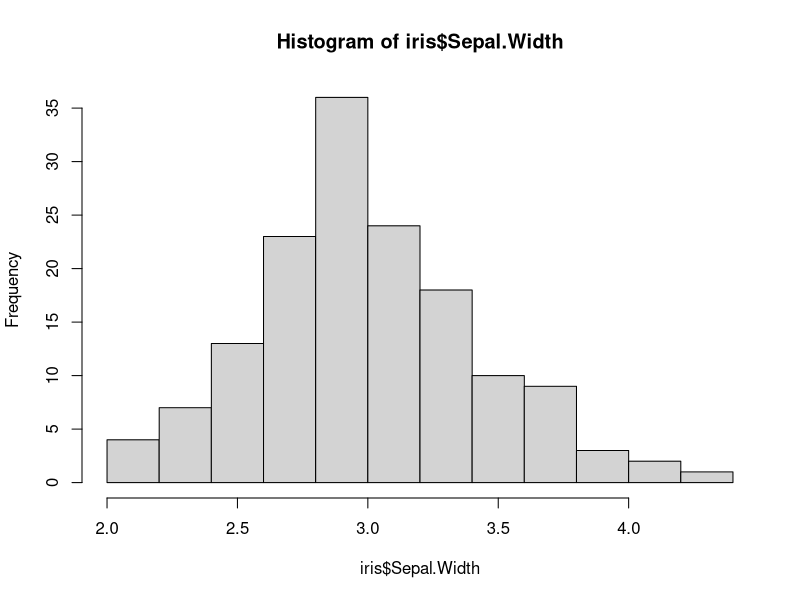
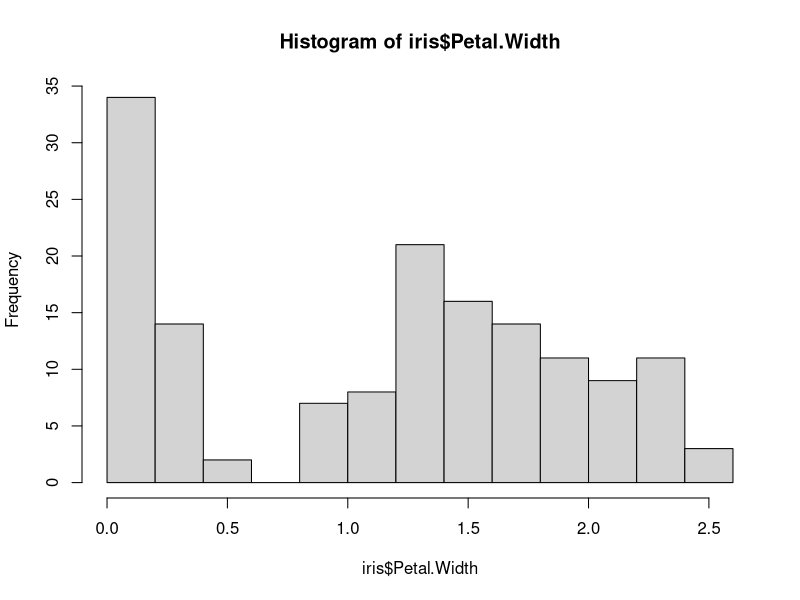
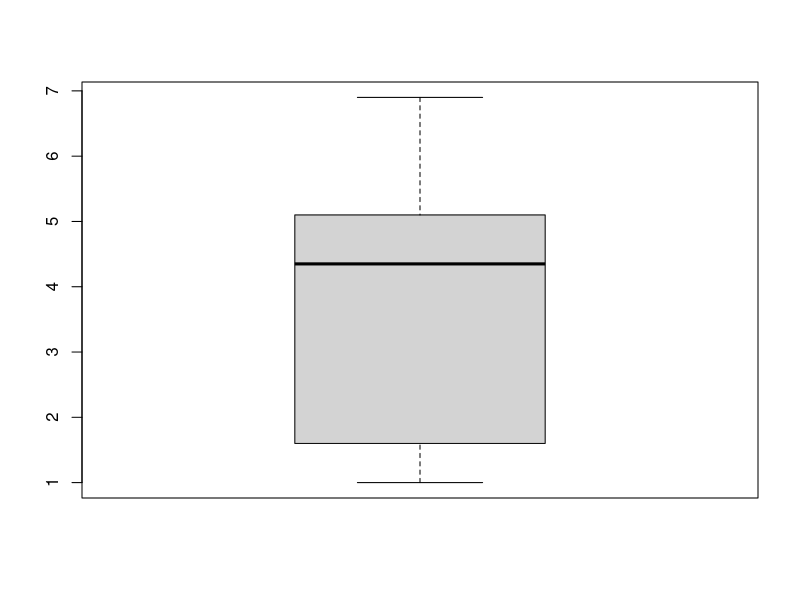
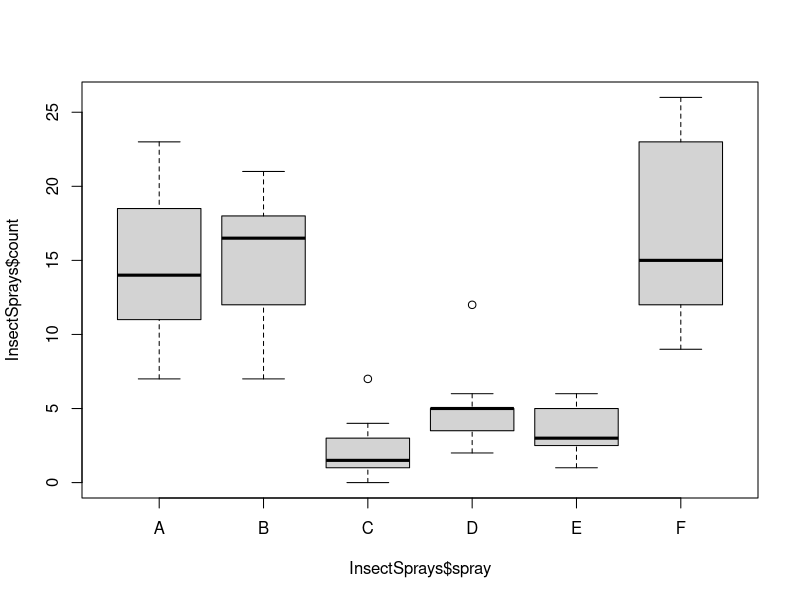
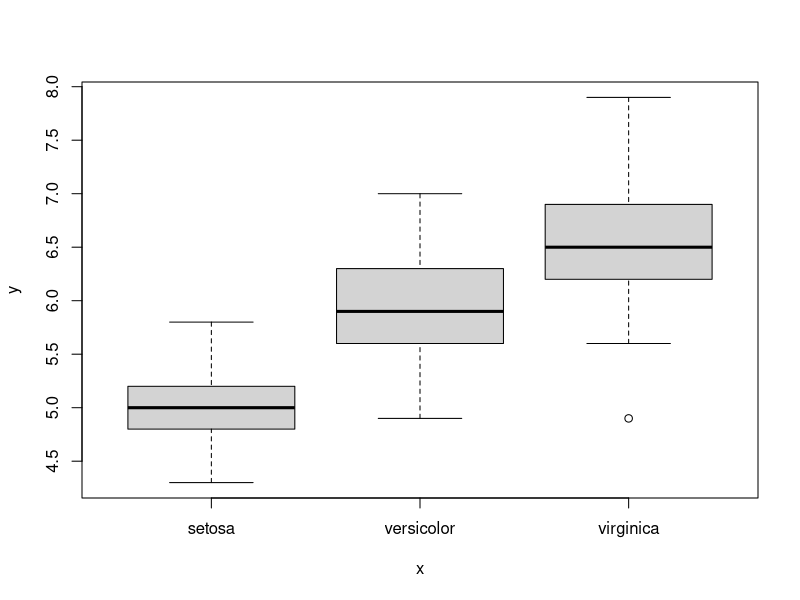

Reproduce these figures in R, in order.

##-------------Histogram and Box Plots Using Base Package-------------


# Plot histogram of Sepal.Width using hist(); 

hist(iris$Sepal.Width)


# type ?hist in R console and read up more about histograms

?hist


# Plot a histogram for Petal width and compare it with the plot above

hist(iris$Petal.Width)


# Make a boxplot of Petal.Length; read up on boxplots also. 


boxplot(iris$Petal.Length)


str(InsectSprays)

View(InsectSprays)

boxplot(InsectSprays$count~InsectSprays$spray)

?boxplot

plot(iris$Species,iris$Sepal.Length)
